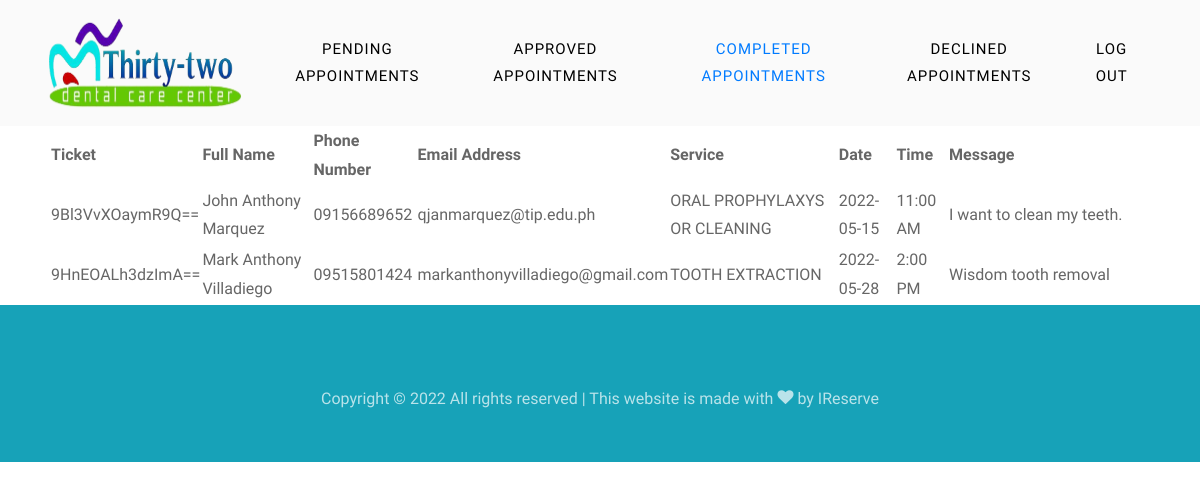
/admin/completed.php (signed in), run on an earlier commit of the app's database.
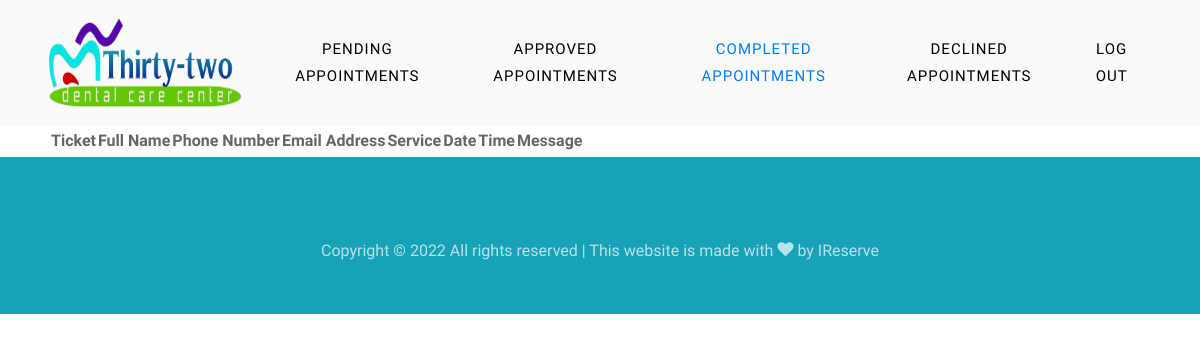
And on a later commit of the database.
### tables this page shows
CREATE TABLE `appointments` (
  `apt_id` int(11) NOT NULL,
  `requestee` int(11) DEFAULT NULL,
  `name` varchar(100) NOT NULL,
  `phone` bigint(11) NOT NULL,
  `email` varchar(100) NOT NULL,
  `address` varchar(255) NOT NULL,
  `service` varchar(100) NOT NULL,
  `date` date NOT NULL,
  `time` varchar(50) DEFAULT NULL,
  `issue` varchar(255) NOT NULL,
  `ticket` varchar(255) NOT NULL,
  `status` varchar(11) NOT NULL,
  `notif_status` int(1) NOT NULL
);

### admin/completed.php (the view, shortened to what this page needs)
<!DOCTYPE html>
<html lang="en">
<head>
	<link rel="stylesheet" href="https://cdn.datatables.net/1.11.5/css/jquery.dataTables.min.css">
	<link rel="stylesheet" href="assets/css/open-iconic-bootstrap.min.css">
	<link rel="stylesheet" href="assets/css/animate.css">
	<link rel="stylesheet" href="assets/css/owl.carousel.min.css">
	<link rel="stylesheet" href="assets/css/owl.theme.default.min.css">
	<link rel="stylesheet" href="assets/css/magnific-popup.css">
	<link rel="stylesheet" href="https://cdnjs.cloudflare.com/ajax/libs/aos/2.3.4/aos.css" />
	<link rel="stylesheet" href="assets/css/ionicons.min.css">
	<link rel="stylesheet" href="assets/css/bootstrap-datepicker.css">
	<link rel="stylesheet" href="assets/css/jquery.timepicker.css">
	<link rel="stylesheet" href="assets/css/flaticon.css">
	<link rel="stylesheet" href="assets/css/icomoon.css">
	<link rel="stylesheet" href="assets/css/style.css">
	<link rel="stylesheet" href="assets/css/index.css">
</head>
<body>
	<nav class="navbar  navbar-expand-lg  navbar-light bg-light">
		<div class="container">
			<a class="navbar-brand" href="index.php"><img src="../assets/img/logos.png" width="200" height="100"></a>
			<div class="collapse navbar-collapse" id="ftco-nav">
				<ul class="navbar-nav ml-auto">
					<li class="nav-item"><a href="index.php" class="nav-link">Pending Appointments</a></li>
					<li class="nav-item"><a href="approved.php" class="nav-link">Approved Appointments</a></li>
					<li class="nav-item active "><a href="completed.php" class="nav-link">Completed Appointments</a></li>
					<li class="nav-item"><a href="declined.php" class="nav-link">Declined Appointments</a></li>
				</ul>
			</div>
			<div class="collapse navbar-collapse" id="ftco-nav">
				<ul class="navbar-nav ml-auto">
					<li class="nav-item cta"><a href="logout.php" class="nav-link"><span>Log Out</span></a>
					</li>
				</ul>
			</div>
		</div>
	</nav>
	<div class="pending-body">
		<table id="comptable" class="display compact cell-border" >
			<thead>
				<tr>
					<th>Ticket</th>
					<th>Full Name</th>
					<th>Phone Number</th>
					<th>Email Address</th>
					<th>Service</th>
					<th>Date</th>
					<th>Time</th>
					<th>Message</th>
				</tr>
			</thead>
			<tbody>
				<?php
					include('assets/php/config.php');
					$sql = "SELECT * FROM appointments WHERE `status` = 'completed'";
					$res = mysqli_query($con, $sql );
					while($row=mysqli_fetch_array($res)){
						$time = $row['time'];
						$time =  date('g:i A', strtotime($time));
						echo "<tr>";
							echo "<td>";echo $row['ticket']; echo "</td>";
							echo "<td>";echo $row["name"]; echo "</td>";
							echo "<td>";echo .0.$row["phone"];  echo "</td>";
							echo "<td>";echo $row["email"];  echo "</td>";
							echo "<td>";echo $row["service"];  echo "</td>";
							echo "<td>";echo $row["date"];  echo "</td>";
							echo "<td>";echo $time;  echo "</td>";
							echo "<td style='width: 50px;'><p class='break-line'>";echo $row["issue"];  echo "</p></td>";
						echo "</tr>";
					}
				?>
		</table>
	</div>
	<footer class="ftco-footer ftco-bg-dark ftco-section">
	<div class="container">
		<div class="row">
                <div class="col-md-12 text-center">
                    <p>
                        Copyright &copy;
                         All rights reserved | This website is made with
                        <i class="icon-heart" aria-hidden="true"></i> by <a href="https://colorlib.com"
                            target="_blank">IReserve</a>
                    </p>
                </div>
            </div>
        </div>
	</footer>
</body>
</html>

### admin/assets/css/icomoon.css (style rules this page uses)
[class^="icon-"], [class*=" icon-"] { font-family: 'icomoon' !important; speak: none; font-style: normal; font-weight: normal; font-variant: normal; text-transform: none; line-height: 1; -webkit-font-smoothing: antialiased; -moz-osx-font-smoothing: grayscale; }
.icon-heart:before { content: "\f004"; }

### admin/assets/css/index.css (style rules this page uses)
.pending-body { padding-left: 50px; padding-right: 50px; }
.navbar-nav>.nav-item>.nav-link { text-align: center; font-size: 15px; padding-top: 0.9rem; padding-bottom: 0.9rem; padding-left: 20px; padding-right: 20px; letter-spacing: 1px; color: #000; font-weight: 500; text-transform: uppercase; opacity: 1 !important; }
.navbar-light .navbar-nav .active>.nav-link { color: #007bff; }
p.break-line { width: 200px; }
.break-line { overflow-wrap: break-word; word-wrap: break-word; hyphens: auto; }

What changed in the data, as far as the page shows it:
removed appointments: ticket "9Bl3VvXOaymR9Q==", name "John Anthony Marquez", phone "9156689652", email "qjanmarquez@tip.edu.ph", service "ORAL PROPHYLAXYS OR CLEANING", date "2022-05-15", time "11:00 AM", issue "I want to clean my teeth."
removed appointments: ticket "9HnEOALh3dzImA==", name "Mark Anthony Villadiego", phone "9515801424", email "markanthonyvilladiego@gmail.com", service "TOOTH EXTRACTION", date "2022-05-28", time "2:00 PM", issue "Wisdom tooth removal"
